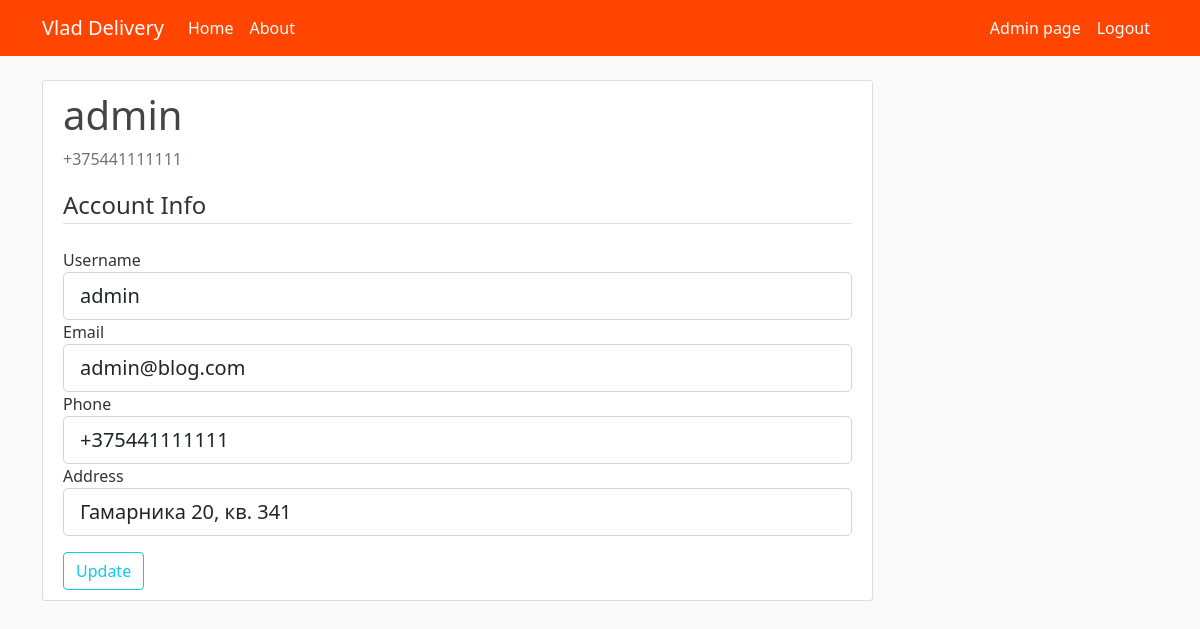
The page /account (signed in) on the database its author committed.
### bd_project/models.py (models this page shows, shortened)
class BaseModel(Model):
    id = PrimaryKeyField(unique=True)
    class Meta:
        database = db
        order_by = 'id'

class User(BaseModel, UserMixin):
    username = CharField(max_length=20, unique=True, null=False)
    email = CharField(max_length=20, unique=True, null=False)
    phone = CharField(max_length=15, unique=True, null=False)
    address = CharField(max_length=20, null=False)
    password = CharField(max_length=60, null=False)
    class Meta:
        db_table = 'Users'

### bd_project/users/routes.py (the view)
@users.route('/account', methods=['GET', 'POST'])
@login_required
def account():
    form = UpdateAccountForm()
    if form.validate_on_submit():
        updated_user = User.get_by_id(current_user.id)
        updated_user.username = form.username.data
        updated_user.email = form.email.data
        updated_user.phone = form.phone.data
        updated_user.address = form.address.data
        updated_user.save()
        flash('Your account has been updated!', 'success')
        return redirect(url_for('users.account'))
    elif request.method == 'GET':
        form.username.data = current_user.username
        form.email.data = current_user.email
        form.phone.data = current_user.phone
        form.address.data = current_user.address
    return render_template('account.html', title='Account', form=form)

### bd_project/users/forms.py (shortened to what this page needs)
class UpdateAccountForm(FlaskForm):
    username = StringField('Username',
                           validators=[DataRequired(), Length(min=2, max=20)])
    email = StringField('Email',
                        validators=[DataRequired(), Email()])
    phone = StringField('Phone',
                        validators=[DataRequired()])
    address = StringField('Address',
                          validators=[DataRequired()])
    submit = SubmitField('Update')

### bd_project/models.py (called while the page is built)
@login_manager.user_loader
def load_user(user_id):
    return User.get_by_id(int(user_id))

### bd_project/templates/account.html (shortened to what this page needs)
{% extends "layout.html" %}
{% block content %}
<div class="content-section" xmlns="http://www.w3.org/1999/html">
    <div class="media d-flex">
        <div class="media-body">
            <h2 class="account-heading">{{ current_user.username }}</h2>
            <p class="text-secondary">{{ current_user.phone }}</p>
        </div>
    </div>
    <form method="post" action="">
        <fieldset class="form-group">
            <legend class="border-bottom mb-4">Account Info</legend>
            <div class="form-group">
                {{ form.username.label(class="form-control-label") }}
                {% if form.username.errors %}
                {{ form.username(class="form-control form-control-lg is-invalid") }}
                <div class="invalid-feedback">
                    {% for error in form.username.errors %}
                    <span>{{ error }}</span>
                    {% endfor %}
                </div>
                {% else %}
                {{ form.username(class="form-control form-control-lg") }}
                {% endif %}
            </div>
            <div class="form-group">
                {{ form.email.label(class="form-control-label") }}
                {% if form.email.errors %}
                {{ form.email(class="form-control form-control-lg is-invalid") }}
                <div class="invalid-feedback">
                    {% for error in form.email.errors %}
                    <span>{{ error }}</span>
                    {% endfor %}
                </div>
                {% else %}
                {{ form.email(class="form-control form-control-lg") }}
                {% endif %}
            </div>
            <div class="form-group">
                {{ form.phone.label(class="form-control-label") }}
                {% if form.phone.errors %}
                {{ form.phone(class="form-control form-control-lg is-invalid") }}
                <div class="invalid-feedback">
                    {% for error in form.phone.errors %}
                    <span>{{ error }}</span>
                    {% endfor %}
                </div>
                {% else %}
                {{ form.phone(class="form-control form-control-lg") }}
                {% endif %}
            </div>
            <div class="form-group">
                {{ form.address.label(class="form-control-label") }}
                {% if form.address.errors %}
                {{ form.address(class="form-control form-control-lg is-invalid") }}
                <div class="invalid-feedback">
                    {% for error in form.address.errors %}
                    <span>{{ error }}</span>
                    {% endfor %}
                </div>
                {% else %}
                {{ form.address(class="form-control form-control-lg") }}
                {% endif %}
            </div>
        </fieldset>
        <div class="form-group pt-3">
            {{ form.submit(class="btn btn-outline-info") }}
        </div>
    </form>
</div>
{% endblock content %}

### bd_project/static/main.css (style rules this page uses)
body { background: #fafafa; color: #333333; margin-top: 5rem; }
h1, h2, h3, h4, h5, h6 { color: #444444; }
.content-section { background: #ffffff; padding: 10px 20px; border: 1px solid #dddddd; border-radius: 3px; margin-bottom: 20px; }
.account-heading { font-size: 2.5rem; }

### rows shown on the page
User: username "admin", phone "+375441111111", email "admin@blog.com", address "Гамарника 20, кв. 341"
